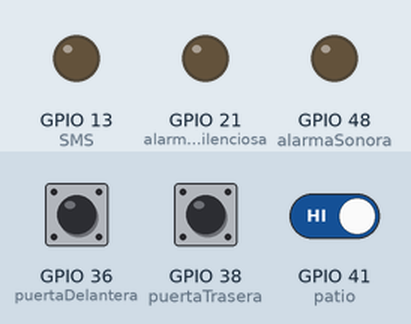
A program run on a simulated ESP32 board running MicroPython. Shown: output pins drawn as LEDs (lit = HIGH). The test bench sets the inputs (shaded band); at power-on: GPIO 36 (puertaDelantera) HIGH, GPIO 38 (puertaTrasera) HIGH, GPIO 41 (patio) HIGH.

Above: at 1.2 s.
1.3 s: GPIO 36 (puertaDelantera) pulled LOW for 0.15 s
At 1.4 s:
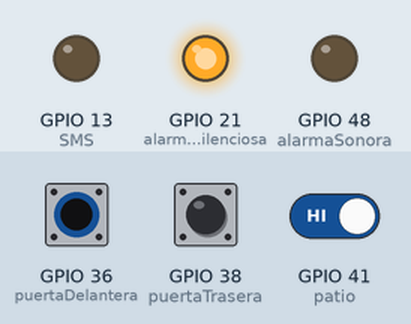
3.0 s: GPIO 36 (puertaDelantera) pulled LOW for 3.2 s
At 7.3 s:
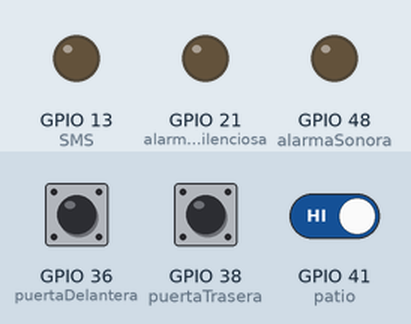
7.7 s: GPIO 38 (puertaTrasera) pulled LOW for 3.2 s
At 8.6 s:
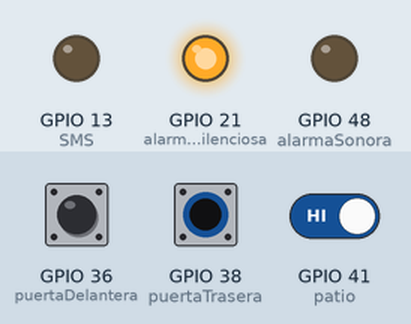
12.4 s: GPIO 36 (puertaDelantera) driven LOW and GPIO 41 (patio) driven LOW
At 13.5 s:
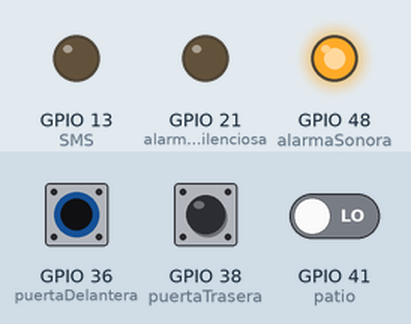
13.9 s: GPIO 38 (puertaTrasera) pulled LOW for 0.15 s
At 14.01 s:
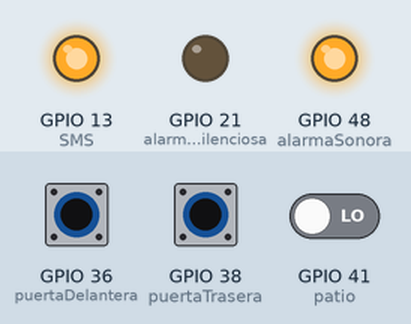
Timing chart, 0 to 16.6 s (numbered marks = the images above; inputs shaded):
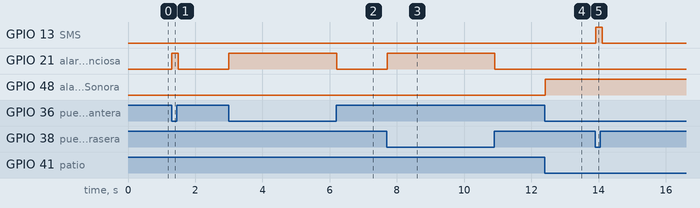

Measured:
- after the input at 1.3 s, GPIO 21 (alarmaSilenciosa): LOW → HIGH at once, → LOW 0.20 s later
- after the input at 3.0 s, GPIO 21 (alarmaSilenciosa): LOW → HIGH at once, → LOW 3.2 s later
- after the input at 7.7 s, GPIO 21 (alarmaSilenciosa): LOW → HIGH at once, → LOW 3.2 s later
- after the input at 12.4 s, GPIO 48 (alarmaSonora): LOW → HIGH at once
- after the input at 13.9 s, GPIO 13 (SMS): LOW → HIGH at once, → LOW 0.20 s later

The program:

Laboratorio.py
```python
from machine import Pin
from time import sleep

SMS = Pin(13, Pin.OUT)
alarmaSilenciosa = Pin(21, Pin.OUT)
alarmaSonora = Pin(48, Pin.OUT)

puertaDelantera = Pin(36, Pin.IN, Pin.PULL_UP)
puertaTrasera = Pin(38, Pin.IN, Pin.PULL_UP)
patio = Pin(41, Pin.IN, Pin.PULL_UP)

while True:

    SMS.value(0)
    alarmaSilenciosa.value(0)
    alarmaSonora.value(0)

    puertaD = (puertaDelantera.value()==0)
    puertaT = (puertaTrasera.value()==0)
    sensorP = (patio.value()==0)

    if (puertaD ^ puertaT) and not sensorP:
        alarmaSilenciosa.value(1)


    elif (puertaD ^ puertaT) and sensorP:
        alarmaSonora.value(1)


    elif (puertaD and puertaT and sensorP):
        alarmaSonora.value(1)
        SMS.value(1)

    sleep(0.1)
```
